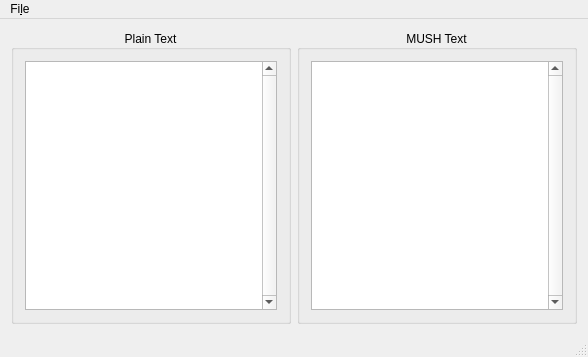
<?xml version="1.0" encoding="UTF-8"?>
<ui version="4.0">
 <class>MainWindow</class>
 <widget class="QMainWindow" name="MainWindow">
  <property name="geometry">
   <rect>
    <x>0</x>
    <y>0</y>
    <width>588</width>
    <height>357</height>
   </rect>
  </property>
  <property name="windowTitle">
   <string>MUSHpad</string>
  </property>
  <widget class="QWidget" name="centralWidget">
   <layout class="QHBoxLayout" name="horizontalLayout_2">
    <item>
     <layout class="QHBoxLayout" name="horizontalLayout">
      <item>
       <widget class="QGroupBox" name="textBox">
        <property name="title">
         <string>Plain Text</string>
        </property>
        <property name="alignment">
         <set>Qt::AlignCenter</set>
        </property>
        <property name="flat">
         <bool>false</bool>
        </property>
        <layout class="QVBoxLayout" name="verticalLayout">
         <item>
          <widget class="QPlainTextEdit" name="textEdit">
           <property name="verticalScrollBarPolicy">
            <enum>Qt::ScrollBarAlwaysOn</enum>
           </property>
          </widget>
         </item>
        </layout>
       </widget>
      </item>
      <item>
       <widget class="QGroupBox" name="mushBox">
        <property name="title">
         <string>MUSH Text</string>
        </property>
        <property name="alignment">
         <set>Qt::AlignCenter</set>
        </property>
        <layout class="QVBoxLayout" name="verticalLayout_2">
         <item>
          <widget class="QPlainTextEdit" name="mushEdit">
           <property name="enabled">
            <bool>true</bool>
           </property>
           <property name="verticalScrollBarPolicy">
            <enum>Qt::ScrollBarAlwaysOn</enum>
           </property>
           <property name="readOnly">
            <bool>true</bool>
           </property>
          </widget>
         </item>
        </layout>
       </widget>
      </item>
     </layout>
    </item>
   </layout>
  </widget>
  <widget class="QMenuBar" name="menuBar">
   <property name="geometry">
    <rect>
     <x>0</x>
     <y>0</y>
     <width>588</width>
     <height>17</height>
    </rect>
   </property>
   <widget class="QMenu" name="menuFile">
    <property name="title">
     <string>Fi&amp;le</string>
    </property>
    <addaction name="actionLoad"/>
    <addaction name="actionSave_MUSHtext"/>
    <addaction name="separator"/>
    <addaction name="actionQuit"/>
   </widget>
   <addaction name="menuFile"/>
  </widget>
  <widget class="QStatusBar" name="statusBar"/>
  <action name="actionLoad">
   <property name="text">
    <string>Load</string>
   </property>
  </action>
  <action name="actionQuit">
   <property name="text">
    <string>Quit</string>
   </property>
  </action>
  <action name="actionSave_MUSHtext">
   <property name="text">
    <string>Save MUSHtext</string>
   </property>
  </action>
 </widget>
 <layoutdefault spacing="6" margin="11"/>
 <resources/>
 <connections/>
</ui>
